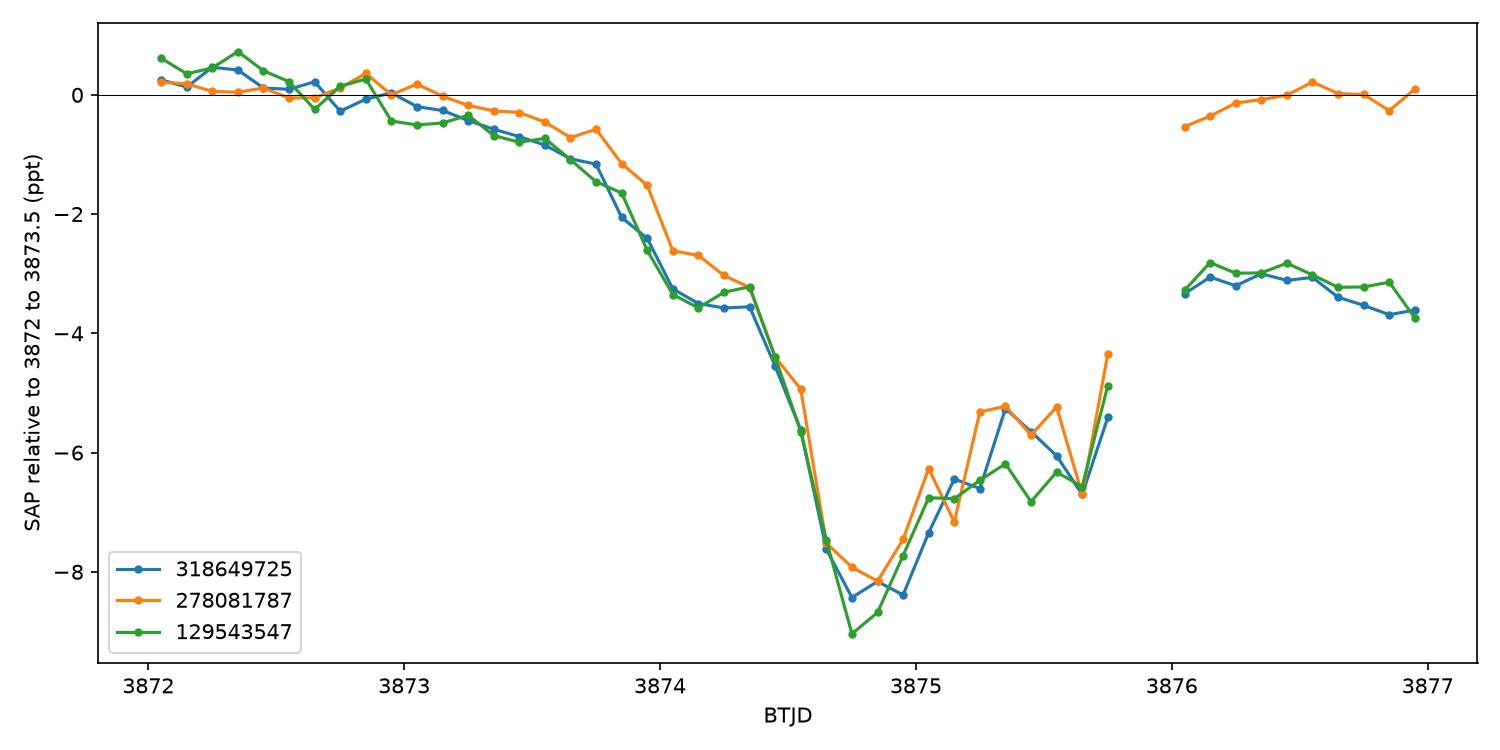

Here is the Python script that generated this plot:
import numpy as np,json,hashlib
from pathlib import Path
from astropy.io import fits
import matplotlib;matplotlib.use('Agg')
import matplotlib.pyplot as plt
B=Path(__file__).resolve().parent;ids=['318649725','278081787','129543547'];edges=np.arange(3872,3877.001,.1);curves=[];out={}
fig,ax=plt.subplots(figsize=(10,5))
for tic in ids:
 p=Path('[local-path-redacted]')/f'{tic}_s094.fits'
 with fits.open(p) as h:
  d=h[1].data;t=np.asarray(d['TIME']);f=np.asarray(d['SAP_FLUX']);q=np.asarray(d['QUALITY']);ok=(q==0)&np.isfinite(t)&np.isfinite(f); base=np.median(f[ok&(t>3872)&(t<3873.5)]);y=1000*(f/base-1);v=np.array([np.median(y[ok&(t>=lo)&(t<hi)]) if np.sum(ok&(t>=lo)&(t<hi))>=3 else np.nan for lo,hi in zip(edges[:-1],edges[1:])]);curves.append(v);ax.plot((edges[:-1]+edges[1:])/2,v,'.-',label=tic)
 out[tic]={'sha256':hashlib.sha256(p.read_bytes()).hexdigest(),'n':int(ok.sum()),'base_3872_3873_5':float(base)}
ax.axhline(0,color='k',lw=.5);ax.set(xlabel='BTJD',ylabel='SAP relative to 3872 to 3873.5 (ppt)');ax.legend();fig.tight_layout();fig.savefig(B/'helper-common-s94.png',dpi=150)
for i in range(3):
 for j in range(i+1,3):
  m=np.isfinite(curves[i])&np.isfinite(curves[j]);out[ids[i]+'_'+ids[j]]={'n_paired_bins':int(m.sum()),'correlation':float(np.corrcoef(curves[i][m],curves[j][m])[0,1])}
out['note']='0.1-day bins, quality 0, same sector/time and baseline; correlations descriptive, gaps are not zeros.'
(B/'helper-common-s94.json').write_text(json.dumps(out,indent=2));print(json.dumps(out,indent=2))
